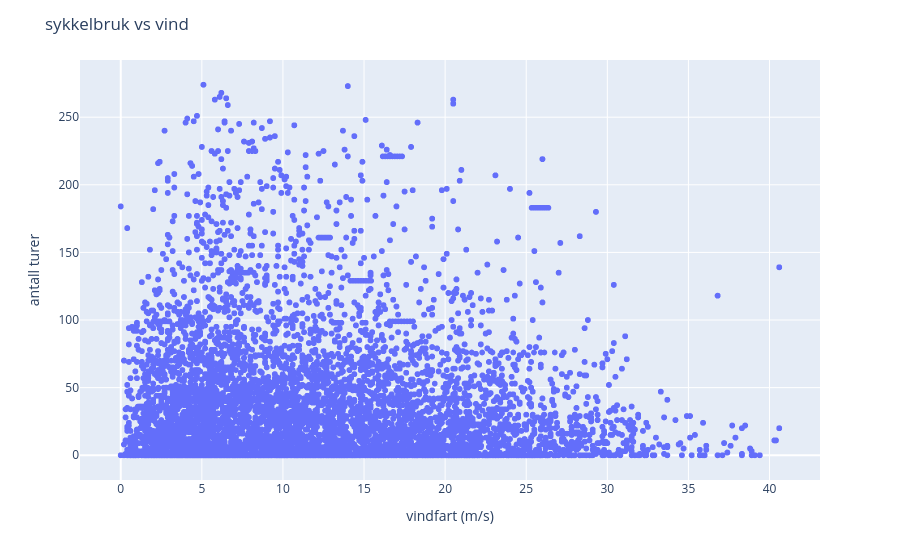

This figure's notebook cell:
### Code cell
# visualiserer sammenheng mellom sykkelbruk og vind via scatter
fig = px.scatter(merged_df, "wind_speed", "trips_count")
fig.update_layout(title="sykkelbruk vs vind", xaxis_title="vindfart (m/s)",
                  yaxis_title="antall turer")
fig.show()

### Figure 1 — Plotly figure (JSON) as saved in the notebook; plotly's stock layout.template omitted (floating-point values rounded to 4 significant figures; data arrays with more than 128 entries replaced by an {"elided": "..."} marker saying what was removed)
{"data": [{"hovertemplate": "wind_speed=%{x}<br>trips_count=%{y}<extra></extra>", "legendgroup": "", "marker": {"color": "#636efa", "symbol": "circle"}, "mode": "markers", "name": "", "showlegend": false, "type": "scattergl", "x": {"elided": "57185 float values"}, "xaxis": "x", "y": {"elided": "57185 int values"}, "yaxis": "y"}], "layout": {"legend": {"tracegroupgap": 0}, "margin": {"t": 60}, "title": {"text": "sykkelbruk vs vind"}, "xaxis": {"anchor": "y", "domain": [0, 1], "title": {"text": "vindfart (m/s)"}}, "yaxis": {"anchor": "x", "domain": [0, 1], "title": {"text": "antall turer"}}}}
